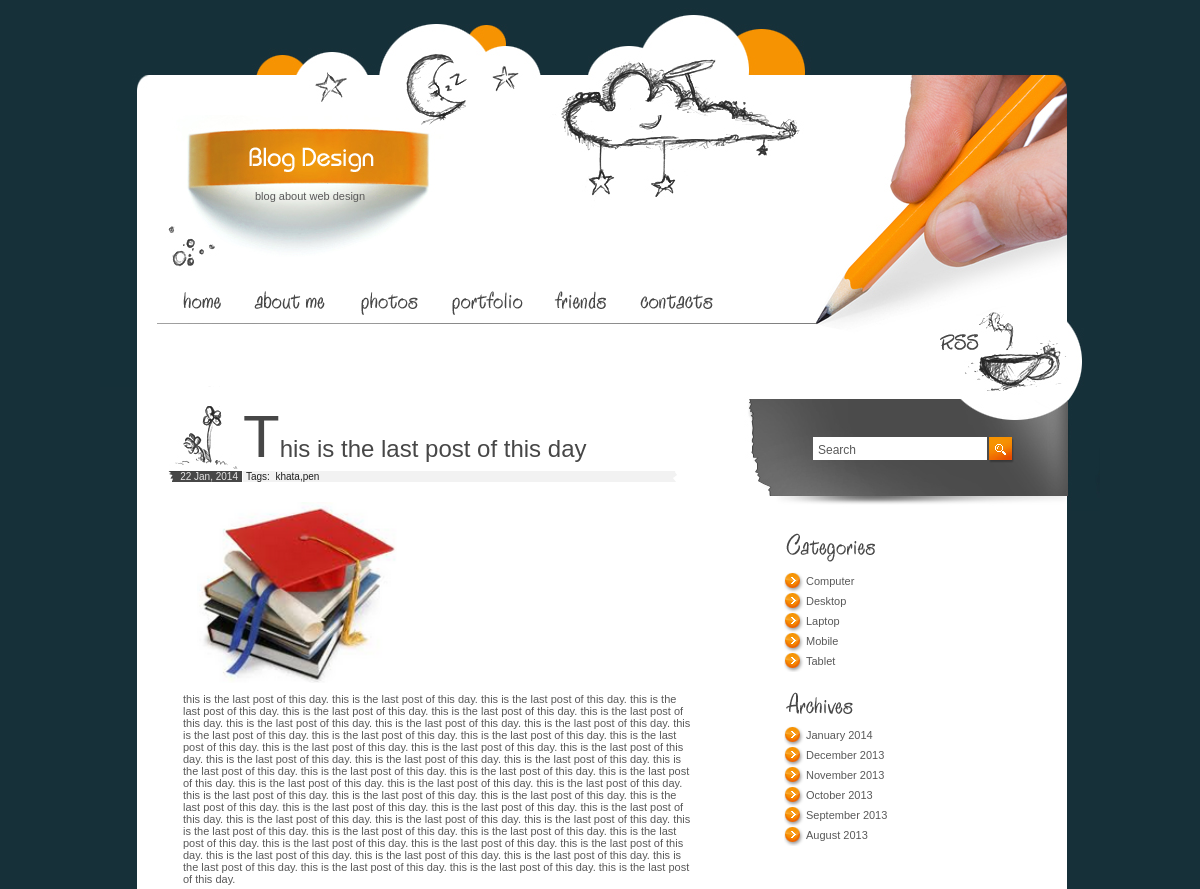
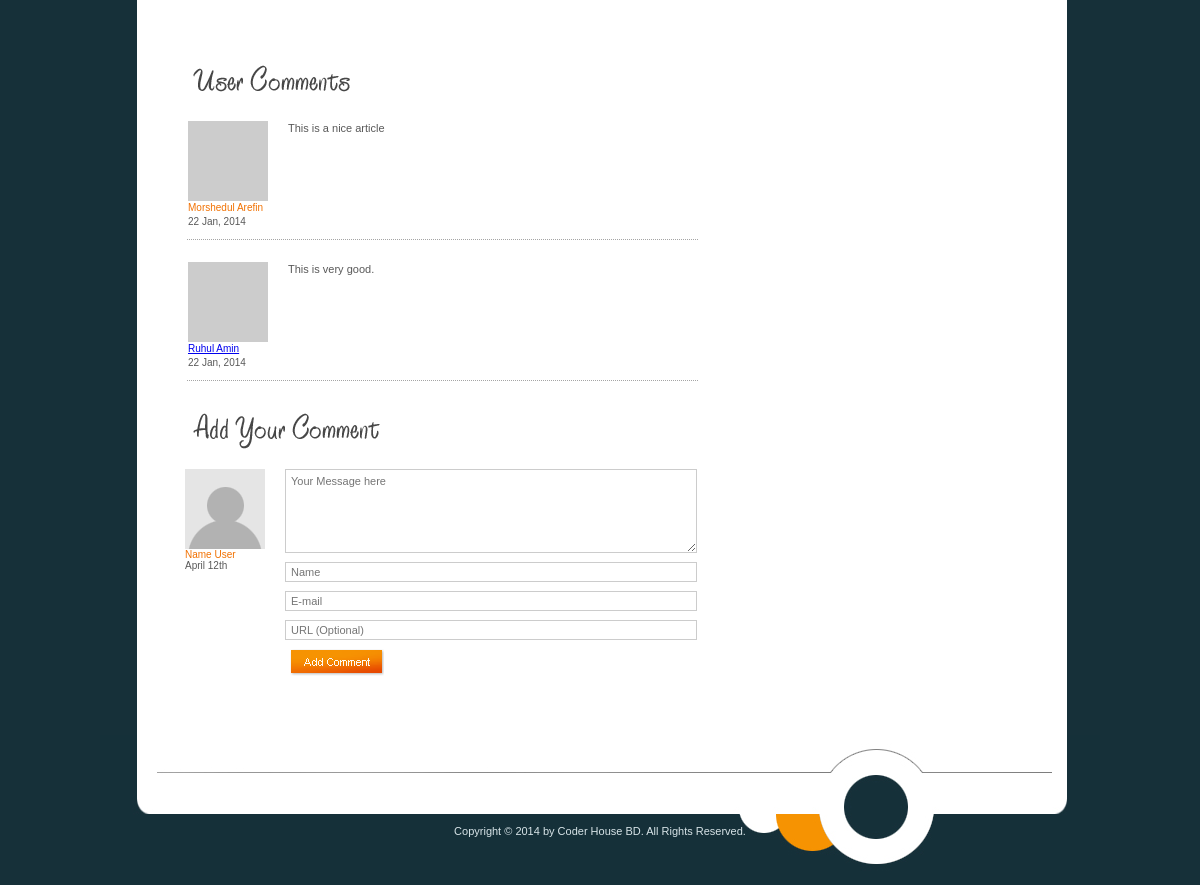
The page /index2.php?id=12 on the database its author committed (2 pictures, top to bottom).
### tables this page shows
CREATE TABLE IF NOT EXISTS `tbl_post` (
  `post_id` int(11) NOT NULL AUTO_INCREMENT,
  `post_title` varchar(255) NOT NULL,
  `post_description` text NOT NULL,
  `post_image` varchar(255) NOT NULL,
  `cat_id` int(11) NOT NULL,
  `tag_id` varchar(255) NOT NULL,
  `post_date` varchar(255) NOT NULL,
  `year` varchar(4) NOT NULL,
  `month` varchar(2) NOT NULL,
  `post_timestamp` varchar(255) NOT NULL,
  PRIMARY KEY (`post_id`)
);

CREATE TABLE IF NOT EXISTS `tbl_comment` (
  `c_id` int(11) NOT NULL AUTO_INCREMENT,
  `c_name` varchar(255) NOT NULL,
  `c_email` varchar(255) NOT NULL,
  `c_url` varchar(255) NOT NULL,
  `c_message` text NOT NULL,
  `c_date` varchar(255) NOT NULL,
  `post_id` int(11) NOT NULL,
  `active` int(11) NOT NULL,
  PRIMARY KEY (`c_id`)
);

CREATE TABLE IF NOT EXISTS `tbl_category` (
  `cat_id` int(11) NOT NULL AUTO_INCREMENT,
  `cat_name` varchar(255) NOT NULL,
  PRIMARY KEY (`cat_id`)
);

CREATE TABLE IF NOT EXISTS `tbl_footer` (
  `id` int(11) NOT NULL AUTO_INCREMENT,
  `description` text NOT NULL,
  PRIMARY KEY (`id`)
);

### index2.php (the view, shortened to what this page needs)
<?php
	if(!isset($_REQUEST['id'])) {
		header("location: index.php");
	}
	else
	{
		$id = $_REQUEST['id'];
	}
?>
<?php include('header.php'); ?>
<?php
include "config.php";
$statement = $db->prepare("SELECT * FROM tbl_post WHERE post_id=?");
$statement->execute(array($_REQUEST['id']));
$result = $statement->fetchAll(PDO::FETCH_ASSOC);
foreach($result as $row)
{
	?>
	<div class="post">
		<h2><?php echo $row['post_title']; ?></h2>
		<div>
			<span class="date">
				<?php
					$post_date = $row['post_date'];
					$day = substr($post_date,8,2);
					$month = substr($post_date,5,2);
					$year = substr($post_date,0,4);
					if($month=='01') {$month="Jan";}
					echo $day.' '.$month.', '.$year;
				?>
			</span>
			<span class="categories">
				Tags:&nbsp;
				<?php
					$arr = explode(",",$row['tag_id']);
					$count_arr = count(explode(",",$row['tag_id']));
					$k=0;
					for($j=0;$j<$count_arr;$j++)
					{
						$statement1 = $db->prepare("SELECT * FROM tbl_tag WHERE tag_id=?");
						$statement1->execute(array($arr[$j]));
						$result1 = $statement1->fetchAll(PDO::FETCH_ASSOC);
						foreach($result1 as $row1)
						{
							$arr1[$k] = $row1['tag_name'];
						}
						$k++;
					}
					$tag_names = implode(",",$arr1);
					echo $tag_names;
				?>
			</span>
		</div>
		<div class="description">
			<p>
			<a class="fancybox-effects-a" href="uploads/<?php echo $row['post_image']; ?>" title=""><img src="uploads/<?php echo $row['post_image']; ?>" alt="" width="200" /></a>
			<?php echo $row['post_description']; ?>
			</p>
		</div>
	</div>
	<?php
}
?>
<div id="comments">
	<img src="images/title3.gif" alt="" width="216" height="39" /><br />
	<?php
	$statement = $db->prepare("SELECT * FROM tbl_comment WHERE active=1 AND post_id=?");
	$statement->execute(array($id));
	$result = $statement->fetchAll(PDO::FETCH_ASSOC);
	foreach($result as $row)
	{
		?>
		<div class="comment">
			<div class="avatar">
				<?php
					$gravatarMd5 = md5($row['c_email']);
				?>
				<img src="http://www.gravatar.com/avatar/<?php echo $gravatarMd5; ?>" alt="" width="80" height="80"> <br>
				<span>
				<?php
					if(empty($row['c_url']))
					{
						echo $row['c_name'];
					}
					else
					{
						echo "<a href='".$row['c_url']."'>";
						echo $row['c_name'];
						echo "</a>";
					}
				?>
				</span><br />
				<?php
				$year = substr($row['c_date'],0,4);
				$month = substr($row['c_date'],5,2);
				$day = substr($row['c_date'],8,2);
				if($month=='01') {$month_full="Jan";}
				echo $day." ".$month_full.", ".$year;
				?>
			</div>
			<p><?php echo $row['c_message']; ?></p>
		</div>
		<?php
	}
	?>
	<div id="add">
		<img src="images/title4.gif" alt="" width="216" height="47" class="title" /><br />
		<div class="avatar">
			<img src="images/avatar2.gif" alt="" width="80" height="80" /><br />
			<span>Name User</span><br />
			April 12th
		</div>
		<div class="form">
			<form action="index2.php?id=<?php echo $id; ?>" method="post">
				<textarea name="c_message" placeholder="Your Message here"></textarea><br />
				<input type="text" name="c_name" value="" placeholder="Name" /><br />
				<input type="text" name="c_email" placeholder="E-mail" /><br />
				<input type="text" name="c_url" placeholder="URL (Optional)" /><br />
				<input type="image" src="images/button.gif" alt="">
			</form>
		</div>
	</div>
</div>
<?php include('footer.php'); ?>

### footer.php (shortened to what this page needs)
</div>
		<div id="sidebar">
		    <div id="search">
				<input type="text" value="Search"> <a href="#"><img src="images/go.gif" alt="" width="26" height="26" /></a>
			</div>
			<div class="list">
				<img src="images/title1.gif" alt="" width="186" height="36" />
				<ul>
					<?php
						include('config.php');
						$statement = $db->prepare("SELECT * FROM tbl_category ORDER BY cat_name ASC");
						$statement->execute();
						$result = $statement->fetchAll(PDO::FETCH_ASSOC);
						foreach($result as $row)
						{
							?>
							<li><a href="category.php?id=<?php echo $row['cat_id']; ?>"><?php echo $row['cat_name']; ?></a></li>
							<?php
						}
					?>
				</ul>
				<img src="images/title2.gif" alt="" width="180" height="34" />
				<?php
					$j=0;
					$statement = $db->prepare("SELECT distinct(post_date) FROM tbl_post ORDER BY post_date DESC");
					$statement->execute();
					$result = $statement->fetchAll(PDO::FETCH_ASSOC);
					foreach($result as $row)
					{
						$ym = substr($row['post_date'],0,7);
						$arr_date[$j] = $ym;
						$j++;
					}
					$result = array_unique($arr_date);
					$final_val = implode(",",$result);
					$final_arr_date = explode(",",$final_val);
					$final_arr_date_count = count(explode(",",$final_val));
				?>
				<ul>
					<?php
					for($j=0;$j<$final_arr_date_count;$j++)
					{
						$year = substr($final_arr_date[$j],0,4);
						$month = substr($final_arr_date[$j],5,2);
						if($month=='01') {$month_full="January";}
						if($month=='08') {$month_full="August";}
						if($month=='09') {$month_full="September";}
						if($month=='10') {$month_full="October";}
						if($month=='11') {$month_full="November";}
						if($month=='12') {$month_full="December";}
						?>
						<li><a href="archive.php?date=<?php echo $final_arr_date[$j]; ?>"><?php echo $month_full.' '.$year; ?></a></li>
						<?php
					}
					?>
				</ul>
			</div>
		</div>
	</div>
	<div id="footer">
		<p>
			<?php
				include('config.php');
				$statement = $db->prepare("SELECT * FROM tbl_footer WHERE id=1");
				$statement->execute();
				$result = $statement->fetchAll(PDO::FETCH_ASSOC);
				foreach($result as $row)
				{
					echo $row['description'];
				}
			?>
		</p>
	</div>
</body>
</html>

### style.css (style rules this page uses)
* { margin:0px; padding:0px; }
img { border:0px }
html { width:100%; height:100%; background-color:#163039; }
body { width:1000px; height:100%; position:relative; margin:0 auto; background-image:url(images/bg.gif); background-position:top left; background-repeat:repeat-y; }
html > body { height:auto; min-height:100%; }
#footer { height:150px; position:absolute; bottom:0px; background-image:url(images/footer_bg.jpg); background-position:top left; background-repeat:no-repeat; width:1000px; font-family:Tahoma, sans-serif; font-size:11px; color:#D8E4E8; }
#footer p { width:100%; text-align:center; padding:90px 0 0 0 }
#sidebar { width:356px; float:left }
.post { padding:0 0 35px 0; overflow:hidden; width:532px; float:left; }
.post h2 { font-family:Arial, Helvetica, sans-serif; font-size:24px; color:#474747; font-weight:normal; display:block; padding:15px 0 0 75px; / line-height:70px; background-image:url(images/h_bg.jpg); background-position:bottom left; background-repeat:no-repeat; }
.post h2:first-letter { font-size:60px; }
.date { display:block; float:left; background-image:url(images/date_bg.gif); background-position:top left; background-repeat:no-repeat; width:70px; text-align:right; font-family:Arial, Helvetica, sans-serif; font-size:10px; color:#E6E5E5; padding:0 4px 0 0 }
.categories { display:block; float:left; background-image:url(images/categories_bg.gif); background-position:top left; background-repeat:no-repeat; width:454px; font-family:Arial, Helvetica, sans-serif; font-size:10px; color:#1D1D1D; padding:0 0 0 4px }
.description { width:500px; padding:20px 0 0 0; float:left; margin:0 0 15px 0; }
.post .description img { float:left; padding:0 10px 10px 14px; margin:0px; }
.post .description p { padding:0 0 0 15px; }
#search { background-image:url(images/search_bg.jpg); background-position:top left; background-repeat:no-repeat; width:356px; height:124px; margin:0 0 20px 0 }
#search input { width:169px; height:20px; border:0px; line-height:15px; font-family:Arial, Helvetica, sans-serif; font-size:12px; color:#595959; margin:50px 0 0 69px; padding:3px 0 0 5px; float:left }
#search a { display:block; float:left; margin:50px 0 0 2px }
.list { padding:0 0 15px 35px; }
.list ul { width:290px; overflow:hidden; padding:5px 0 15px 5px }
.list li { list-style-type:none; background-image:url(images/bullet.gif); background-position:top left; background-repeat:no-repeat; padding:0 0 5px 22px; line-height:15px; height:15px; width:240px; float:left; }
.list a { font-family:Arial, Helvetica, sans-serif; font-size:11px; color:#595959; text-decoration:none; }
.post p { width:511px; padding:13px 0 0 20px; }
.post p img { margin:5px 0 0 0 }
#comments { padding:15px 0 0 17px; width:515px; float:left; display:inline; }
#posts .comment { background-image:url(images/dots.gif); background-position:bottom left; background-repeat:repeat-x; padding:20px 0 11px 2px; line-height:14px; font-family:Arial, Helvetica, sans-serif; font-size:11px; float:left; border:1px solid white }
.comment span, .avatar span { font-family:Arial, Helvetica, sans-serif; font-size:10px; color:#F17102; padding:0px; }
.avatar { width:100px; float:left; font-size:10px; }
#posts .comment p { display:block; float:left; width:410px; }
#add { padding:25px 0 50px 0; float:left }
.title { margin:0 0 15px 0 }
.form { width:412px; float:left; }
.form input { width:405px; border:1px solid #CCCCCC; height:18px; margin:0 0 9px 0; padding:0 0 0 5px; font-family:Arial, Helvetica, sans-serif; font-size:11px; color:#595959 }
.form textarea { width:405px; border:1px solid #CCCCCC; height:77px; overflow:hidden; margin:0 0 9px 0; padding:5px 0 0 5px; font-family:Arial, Helvetica, sans-serif; font-size:11px; color:#595959 }
input[type="image"] { width: 94px; height: 27px; border:0; }

### rows shown on the page
tbl_post: post_title "This is the last post of this day", post_date "22", post_date "Jan", post_date "2014", tag_names "khata,pen", post_image (picture), post_description "this is the last post of this day. this is the last post of this day. this is the last post of this day. this is the last post of this day. this is the last post of this day. this is the last post of this day. this is the last post of this day. this is the last post of this day. this is the last post of this day. this is the last post of this day. this is the last post of this day. this is the last post of this day. this is the last post of this day. this is the last post of this day. this is the last post of this day. this is the last post of this day. this is the last post of this day. this is the last post of this day. this is the last post of this day. this is the last post of this day.…"
tbl_comment: c_name "Morshedul Arefin", c_date "22", c_date "Jan", c_date "2014", c_message "This is a nice article"
tbl_comment: c_name "Ruhul Amin", c_date "22", c_date "Jan", c_date "2014", c_message "This is very good."
tbl_category: cat_name "Computer"
tbl_category: cat_name "Desktop"
tbl_category: cat_name "Laptop"
tbl_category: cat_name "Mobile"
tbl_category: cat_name "Tablet"
tbl_footer: description "Copyright © 2014 by Coder House BD. All Rights Reserved."

### other values the page prints
$month_full "January"
$year "2014"
$month_full "December"
$year "2013"
$month_full "November"
$month_full "October"
$month_full "September"
$month_full "August"
